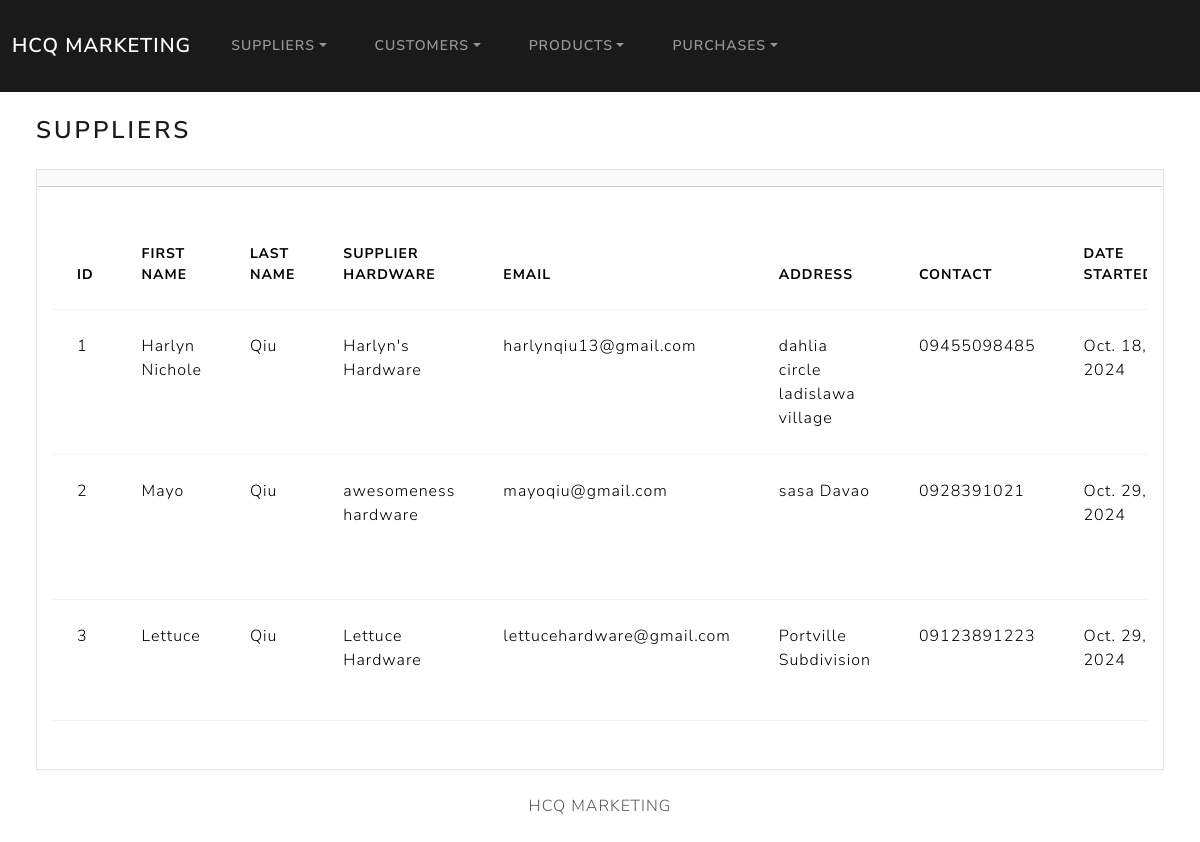
/suppliers/index, run on the app's committed database.
### suppliers/models.py (models this page shows, shortened)
class Supplier(models.Model):
    first_name = models.CharField(max_length=50)
    last_name = models.CharField(max_length=50)
    supplier_hardware = models.CharField(max_length=50)
    email = models.EmailField(max_length=100)
    address = models.CharField(max_length=100)
    contact_num = models.CharField(max_length=15)
    dateStart = models.DateField("Date Started")
    dateEdit = models.DateTimeField(default=timezone.now)

### suppliers/views.py (the view)
# urls.py: path('', include('index.urls',)),
def index(request):
    return render(request, 'suppliers/index.html', {
        'suppliers': Supplier.objects.all().order_by('id')
    })

### suppliers/templates/suppliers/index.html (shortened to what this page needs)
{% extends "base.html" %}
{% block body %}
<h3 class = "m-4">Suppliers</h3>
<div class = "row">
    <div class = "col-12">
        {% if suppliers %}
        <div class="card bg-light ms-4 me-4 mb-4">
            <div class="card-header"></div>
            <div class="card-body">
                <p class="card-text">
                    <div class ="table-responsive">
                        <table class="table table-hover">
                            <thead>
                            <tr>
                                <th scope="col">ID</th>
                                <th scope="col">First Name</th>
                                <th scope="col">Last Name</th>
                                <th scope="col">Supplier Hardware</th>
                                <th scope="col">Email</th>
                                <th scope="col">Address</th>
                                <th scope="col">Contact</th>
                                <th scope="col">Date Started</th>
                            </tr>
                            </thead>
                            <tbody>
                                {% for supplier in suppliers %}
                                    <tr>
                                        <td>{{ supplier.id}}</td>
                                        <td>{{ supplier.first_name}}</td>
                                        <td>{{ supplier.last_name}}</td>
                                        <td>{{ supplier.supplier_hardware}}</td>
                                        <td>{{ supplier.email}}</td>
                                        <td>{{ supplier.address}}</td>
                                        <td>{{ supplier.contact_num}}</td>
                                        <td>{{ supplier.dateStart}}</td>
                                    </tr>
                                {% endfor %}
                            </tbody>
                        </table>
                    </div>
                </p>
            </div>
        </div>
        {% else %}
            <h5 class = "alert alert-primary ms-4 me-4"> No Supplier Records </h5>
        {% endif %}
    </div>
</div>
</div>
{% endblock %}

### data on the page
Supplier: id "1", first_name "Harlyn Nichole", last_name "Qiu", supplier_hardware "Harlyn's Hardware", email "harlynqiu13@gmail.com", address "dahlia circle ladislawa village", contact_num "09455098485", dateStart "Oct. 18, 2024"
Supplier: id "2", first_name "Mayo", last_name "Qiu", supplier_hardware "awesomeness hardware", email "mayoqiu@gmail.com", address "sasa Davao", contact_num "0928391021", dateStart "Oct. 29, 2024"
Supplier: id "3", first_name "Lettuce", last_name "Qiu", supplier_hardware "Lettuce Hardware", email "lettucehardware@gmail.com", address "Portville Subdivision", contact_num "09123891223", dateStart "Oct. 29, 2024"
